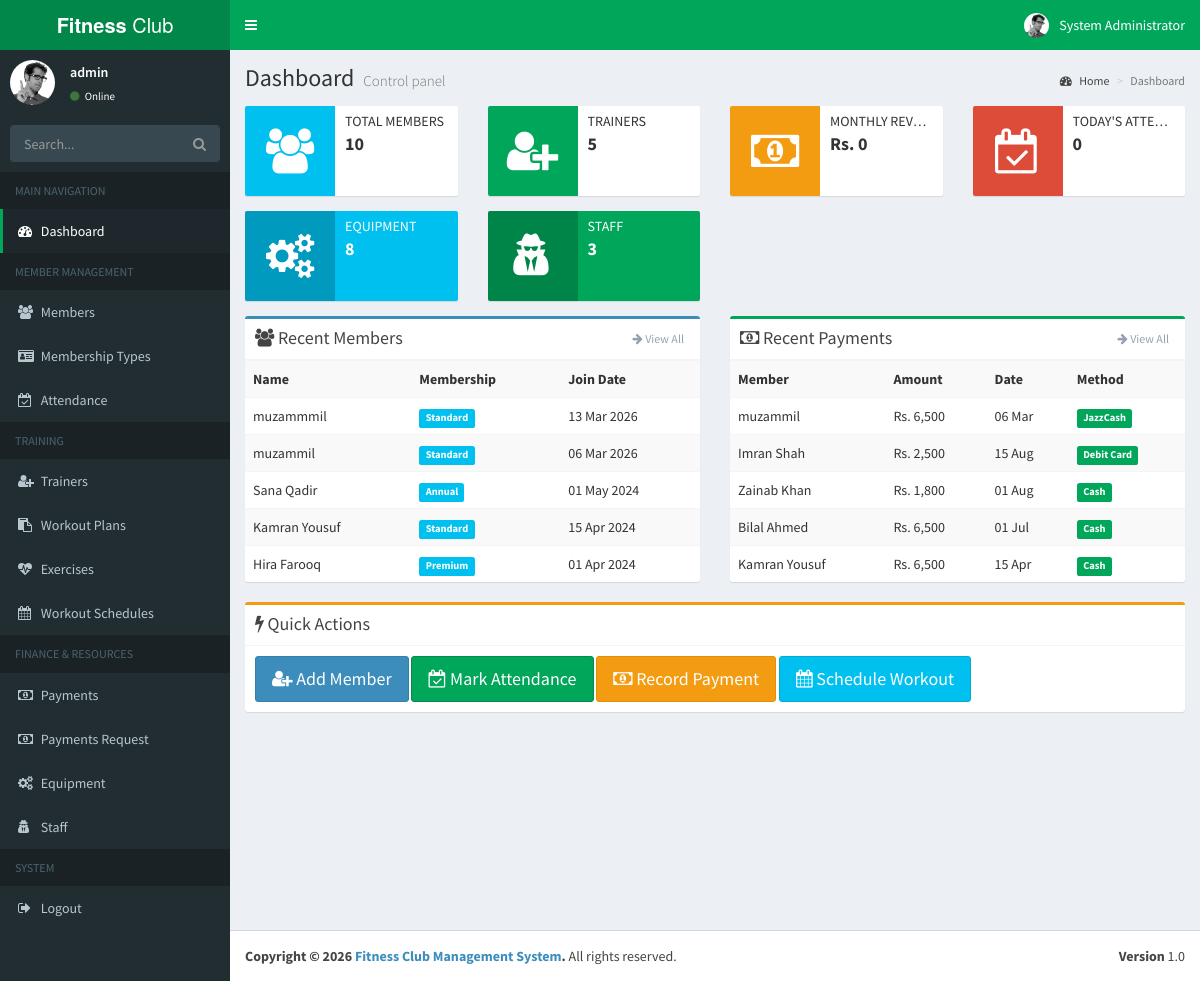
The app's page /index.php (signed in) with its own data.
### tables this page shows
CREATE TABLE `member` (
  `MemberID` int(11) NOT NULL,
  `Name` varchar(100) DEFAULT NULL,
  `Age` int(11) DEFAULT NULL,
  `Gender` varchar(10) DEFAULT NULL,
  `ContactNumber` varchar(20) DEFAULT NULL,
  `Email` varchar(100) DEFAULT NULL,
  `Address` varchar(255) DEFAULT NULL,
  `JoinDate` date DEFAULT NULL,
  `Password` varchar(255) DEFAULT NULL,
  `ProfilePhoto` varchar(255) DEFAULT NULL,
  `MembershipTypeID` int(11) DEFAULT NULL
);

CREATE TABLE `membership` (
  `MembershipTypeID` int(11) NOT NULL,
  `TypeName` varchar(50) DEFAULT NULL,
  `DurationMonths` int(11) DEFAULT NULL,
  `Price` decimal(10,2) DEFAULT NULL
);

CREATE TABLE `payment` (
  `PaymentID` int(11) NOT NULL,
  `MemberID` int(11) DEFAULT NULL,
  `Amount` decimal(10,2) DEFAULT NULL,
  `Date` date DEFAULT NULL,
  `PaymentMethod` varchar(50) DEFAULT NULL
);

### index.php (the view, shortened to what this page needs)
<?php
require_once 'db_connect.php';
$total_members = $conn->query("SELECT COUNT(*) as count FROM Member")->fetch_assoc()['count'];
$total_trainers = $conn->query("SELECT COUNT(*) as count FROM Trainer")->fetch_assoc()['count'];
$total_equipment = $conn->query("SELECT COUNT(*) as count FROM Equipment")->fetch_assoc()['count'];
$total_staff = $conn->query("SELECT COUNT(*) as count FROM Staff")->fetch_assoc()['count'];
$monthly_revenue = $conn->query("SELECT SUM(Amount) as total FROM Payment WHERE MONTH(Date) = MONTH(CURRENT_DATE()) AND YEAR(Date) = YEAR(CURRENT_DATE())")->fetch_assoc()['total'] ?? 0;
$today_attendance = $conn->query("SELECT COUNT(*) as count FROM Attendance WHERE Date = CURDATE() AND Status = 'Present'")->fetch_assoc()['count'];
$recent_members = $conn->query("SELECT m.*, mt.TypeName FROM Member m LEFT JOIN Membership mt ON m.MembershipTypeID = mt.MembershipTypeID ORDER BY m.JoinDate DESC LIMIT 5");
$recent_payments = $conn->query("SELECT p.*, m.Name as MemberName FROM Payment p LEFT JOIN Member m ON p.MemberID = m.MemberID ORDER BY p.Date DESC LIMIT 5");
include 'header.php';
include 'sidebar.php';
?>
<div class="content-wrapper">
    <section class="content-header">
        <h1>Dashboard <small>Control panel</small></h1>
        <ol class="breadcrumb">
            <li><a href="#"><i class="fa fa-dashboard"></i> Home</a></li>
            <li class="active">Dashboard</li>
        </ol>
    </section>
    <section class="content">
        <div class="row">
            <div class="col-md-3 col-sm-6 col-xs-12">
                <div class="info-box">
                    <span class="info-box-icon bg-aqua"><i class="fa fa-users"></i></span>
                    <div class="info-box-content">
                        <span class="info-box-text">Total Members</span>
                        <span class="info-box-number"><?= $total_members ?></span>
                    </div>
                </div>
            </div>
            <div class="col-md-3 col-sm-6 col-xs-12">
                <div class="info-box">
                    <span class="info-box-icon bg-green"><i class="fa fa-user-plus"></i></span>
                    <div class="info-box-content">
                        <span class="info-box-text">Trainers</span>
                        <span class="info-box-number"><?= $total_trainers ?></span>
                    </div>
                </div>
            </div>
            <div class="col-md-3 col-sm-6 col-xs-12">
                <div class="info-box">
                    <span class="info-box-icon bg-yellow"><i class="fa fa-money"></i></span>
                    <div class="info-box-content">
                        <span class="info-box-text">Monthly Revenue</span>
                        <span class="info-box-number">Rs. <?= number_format($monthly_revenue) ?></span>
                    </div>
                </div>
            </div>
            <div class="col-md-3 col-sm-6 col-xs-12">
                <div class="info-box">
                    <span class="info-box-icon bg-red"><i class="fa fa-calendar-check-o"></i></span>
                    <div class="info-box-content">
                        <span class="info-box-text">Today's Attendance</span>
                        <span class="info-box-number"><?= $today_attendance ?></span>
                    </div>
                </div>
            </div>
        </div>
        <div class="row">
            <div class="col-md-3 col-sm-6 col-xs-12">
                <div class="info-box bg-aqua">
                    <span class="info-box-icon"><i class="fa fa-cogs"></i></span>
                    <div class="info-box-content">
                        <span class="info-box-text">Equipment</span>
                        <span class="info-box-number"><?= $total_equipment ?></span>
                    </div>
                </div>
            </div>
            <div class="col-md-3 col-sm-6 col-xs-12">
                <div class="info-box bg-green">
                    <span class="info-box-icon"><i class="fa fa-user-secret"></i></span>
                    <div class="info-box-content">
                        <span class="info-box-text">Staff</span>
                        <span class="info-box-number"><?= $total_staff ?></span>
                    </div>
                </div>
            </div>
        </div>
        <div class="row">
            <div class="col-md-6">
                <div class="box box-primary">
                    <div class="box-header with-border">
                        <h3 class="box-title"><i class="fa fa-users"></i> Recent Members</h3>
                        <div class="box-tools pull-right">
                            <a href="members_manage.php" class="btn btn-box-tool"><i class="fa fa-arrow-right"></i> View All</a>
                        </div>
                    </div>
                    <div class="box-body no-padding">
                        <table class="table table-striped">
                            <tr>
                                <th>Name</th>
                                <th>Membership</th>
                                <th>Join Date</th>
                            </tr>
                            <?php while ($member = $recent_members->fetch_assoc()): ?>
                            <tr>
                                <td><?= htmlspecialchars($member['Name']) ?></td>
                                <td><span class="label label-info"><?= htmlspecialchars($member['TypeName'] ?? 'N/A') ?></span></td>
                                <td><?= date('d M Y', strtotime($member['JoinDate'])) ?></td>
                            </tr>
                            <?php endwhile; ?>
                        </table>
                    </div>
                </div>
            </div>
            <div class="col-md-6">
                <div class="box box-success">
                    <div class="box-header with-border">
                        <h3 class="box-title"><i class="fa fa-money"></i> Recent Payments</h3>
                        <div class="box-tools pull-right">
                            <a href="payments_manage.php" class="btn btn-box-tool"><i class="fa fa-arrow-right"></i> View All</a>
                        </div>
                    </div>
                    <div class="box-body no-padding">
                        <table class="table table-striped">
                            <tr>
                                <th>Member</th>
                                <th>Amount</th>
                                <th>Date</th>
                                <th>Method</th>
                            </tr>
                            <?php while ($payment = $recent_payments->fetch_assoc()): ?>
                            <tr>
                                <td><?= htmlspecialchars($payment['MemberName']) ?></td>
                                <td>Rs. <?= number_format($payment['Amount']) ?></td>
                                <td><?= date('d M', strtotime($payment['Date'])) ?></td>
                                <td><span class="label label-success"><?= htmlspecialchars($payment['PaymentMethod']) ?></span></td>
                            </tr>
                            <?php endwhile; ?>
                        </table>
                    </div>
                </div>
            </div>
        </div>
        <div class="row">
            <div class="col-md-12">
                <div class="box box-warning">
                    <div class="box-header with-border">
                        <h3 class="box-title"><i class="fa fa-bolt"></i> Quick Actions</h3>
                    </div>
                    <div class="box-body">
                        <a href="members_manage.php" class="btn btn-primary btn-lg"><i class="fa fa-user-plus"></i> Add Member</a>
                        <a href="attendance_manage.php" class="btn btn-success btn-lg"><i class="fa fa-calendar-check-o"></i> Mark Attendance</a>
                        <a href="payments_manage.php" class="btn btn-warning btn-lg"><i class="fa fa-money"></i> Record Payment</a>
                        <a href="schedules_manage.php" class="btn btn-info btn-lg"><i class="fa fa-calendar"></i> Schedule Workout</a>
                    </div>
                </div>
            </div>
        </div>
    </section>
</div>
<?php include 'footer.php'; ?>

### header.php (shortened to what this page needs)
<!DOCTYPE html>
<html>
<head>
  <link rel="stylesheet" href="bootstrap/css/bootstrap.min.css">
  <link rel="stylesheet" href="https://cdnjs.cloudflare.com/ajax/libs/font-awesome/4.5.0/css/font-awesome.min.css">
  <link rel="stylesheet" href="https://cdnjs.cloudflare.com/ajax/libs/ionicons/2.0.1/css/ionicons.min.css">
  <link rel="stylesheet" href="dist/css/AdminLTE.min.css">
  <link rel="stylesheet" href="dist/css/skins/_all-skins.min.css">
  <link rel="stylesheet" href="plugins/datatables/dataTables.bootstrap.css">
</head>
<body class="hold-transition skin-green sidebar-mini">
<div class="wrapper">
  <header class="main-header">
    <a href="index.php" class="logo">
      <span class="logo-lg"><b>Fitness</b> Club</span>
    </a>
    <nav class="navbar navbar-static-top">
      <a href="#" class="sidebar-toggle" data-toggle="offcanvas" role="button">
      </a>
      <div class="navbar-custom-menu">
        <ul class="nav navbar-nav">
          <li class="dropdown user user-menu">
            <a href="#" class="dropdown-toggle" data-toggle="dropdown">
              <img src="dist/img/user2-160x160.jpg" class="user-image" alt="User Image">
              <span class="hidden-xs"><?php echo htmlspecialchars($_SESSION['full_name'] ?? $_SESSION['username'] ?? 'Administrator'); ?></span>
            </a>
          </li>
        </ul>
      </div>
    </nav>
  </header>

### sidebar.php
<aside class="main-sidebar">
  <section class="sidebar">
    <div class="user-panel">
      <div class="pull-left image">
        <img src="dist/img/user2-160x160.jpg" class="img-circle" alt="User Image">
      </div>
      <div class="pull-left info">
        <p><?php echo htmlspecialchars($_SESSION['username'] ?? 'Admin'); ?></p>
        <a href="#"><i class="fa fa-circle text-success"></i> Online</a>
      </div>
    </div>
    <form action="#" method="get" class="sidebar-form">
      <div class="input-group">
        <input type="text" name="q" class="form-control" placeholder="Search...">
        <span class="input-group-btn">
          <button type="submit" name="search" id="search-btn" class="btn btn-flat"><i class="fa fa-search"></i></button>
        </span>
      </div>
    </form>
    <ul class="sidebar-menu" data-widget="tree">
      <li class="header">MAIN NAVIGATION</li>
      <li class="<?php echo (basename($_SERVER['PHP_SELF']) == 'index.php') ? 'active' : ''; ?>">
        <a href="index.php">
          <i class="fa fa-dashboard"></i> <span>Dashboard</span>
        </a>
      </li>
      <li class="header">MEMBER MANAGEMENT</li>
      <li class="<?php echo (strpos($_SERVER['PHP_SELF'], 'members_manage') !== false) ? 'active' : ''; ?>">
        <a href="members_manage.php">
          <i class="fa fa-users"></i> <span>Members</span>
        </a>
      </li>
      <li class="<?php echo (strpos($_SERVER['PHP_SELF'], 'membership_manage') !== false) ? 'active' : ''; ?>">
        <a href="membership_manage.php">
          <i class="fa fa-id-card"></i> <span>Membership Types</span>
        </a>
      </li>
      <li class="<?php echo (strpos($_SERVER['PHP_SELF'], 'attendance_manage') !== false) ? 'active' : ''; ?>">
        <a href="attendance_manage.php">
          <i class="fa fa-calendar-check-o"></i> <span>Attendance</span>
        </a>
      </li>
      <li class="header">TRAINING</li>
      <li class="<?php echo (strpos($_SERVER['PHP_SELF'], 'trainers_manage') !== false) ? 'active' : ''; ?>">
        <a href="trainers_manage.php">
          <i class="fa fa-user-plus"></i> <span>Trainers</span>
        </a>
      </li>
      <li class="<?php echo (strpos($_SERVER['PHP_SELF'], 'workout_plans_manage') !== false) ? 'active' : ''; ?>">
        <a href="workout_plans_manage.php">
          <i class="fa fa-clipboard"></i> <span>Workout Plans</span>
        </a>
      </li>
      <li class="<?php echo (strpos($_SERVER['PHP_SELF'], 'exercises_manage') !== false) ? 'active' : ''; ?>">
        <a href="exercises_manage.php">
          <i class="fa fa-heartbeat"></i> <span>Exercises</span>
        </a>
      </li>
      <li class="<?php echo (strpos($_SERVER['PHP_SELF'], 'schedules_manage') !== false) ? 'active' : ''; ?>">
        <a href="schedules_manage.php">
          <i class="fa fa-calendar"></i> <span>Workout Schedules</span>
        </a>
      </li>
      <li class="header">FINANCE & RESOURCES</li>
      <li class="<?php echo (strpos($_SERVER['PHP_SELF'], 'payments_manage') !== false) ? 'active' : ''; ?>">
        <a href="payments_manage.php">
          <i class="fa fa-money"></i> <span>Payments</span>
        </a>
      </li>
      <li class="<?php echo (strpos($_SERVER['PHP_SELF'], 'payments_manage') !== false) ? 'active' : ''; ?>">
        <a href="payment_requests_manage.php">
          <i class="fa fa-money"></i> <span>Payments Request</span>
        </a>
      </li>
      <li class="<?php echo (strpos($_SERVER['PHP_SELF'], 'equipment_manage') !== false) ? 'active' : ''; ?>">
        <a href="equipment_manage.php">
          <i class="fa fa-cogs"></i> <span>Equipment</span>
        </a>
      </li>
      <li class="<?php echo (strpos($_SERVER['PHP_SELF'], 'staff_manage') !== false) ? 'active' : ''; ?>">
        <a href="staff_manage.php">
          <i class="fa fa-user-secret"></i> <span>Staff</span>
        </a>
      </li>
      <li class="header">SYSTEM</li>
      <li>
        <a href="logout.php">
          <i class="fa fa-sign-out"></i> <span>Logout</span>
        </a>
      </li>
    </ul>
  </section>
</aside>

### footer.php (shortened to what this page needs)
<footer class="main-footer">
    <div class="pull-right hidden-xs"><b>Version</b> 1.0</div>
    <strong>Copyright &copy; <?php echo date('Y'); ?> <a href="#">Fitness Club Management System</a>.</strong> All rights reserved.
  </footer>
</div>
</body>
</html>

### records on screen
member: Name "muzammmil", MembershipTypeID.TypeName "Standard", JoinDate "13 Mar 2026"
member: Name "muzammil", MembershipTypeID.TypeName "Standard", JoinDate "06 Mar 2026"
member: Name "Sana Qadir", MembershipTypeID.TypeName "Annual", JoinDate "01 May 2024"
member: Name "Kamran Yousuf", MembershipTypeID.TypeName "Standard", JoinDate "15 Apr 2024"
member: Name "Hira Farooq", MembershipTypeID.TypeName "Premium", JoinDate "01 Apr 2024"
payment: MemberID.Name "muzammil", Amount "6,500", Date "06 Mar", PaymentMethod "JazzCash"
payment: MemberID.Name "Imran Shah", Amount "2,500", Date "15 Aug", PaymentMethod "Debit Card"
payment: MemberID.Name "Zainab Khan", Amount "1,800", Date "01 Aug", PaymentMethod "Cash"
payment: MemberID.Name "Bilal Ahmed", Amount "6,500", Date "01 Jul", PaymentMethod "Cash"
payment: MemberID.Name "Kamran Yousuf", Amount "6,500", Date "15 Apr", PaymentMethod "Cash"

### other values on screen
$_SESSION['full_name'] "System Administrator"
$_SESSION['username'] "admin"
$total_members "10"
$total_trainers "5"
$monthly_revenue "0"
$today_attendance "0"
$total_equipment "8"
$total_staff "3"
